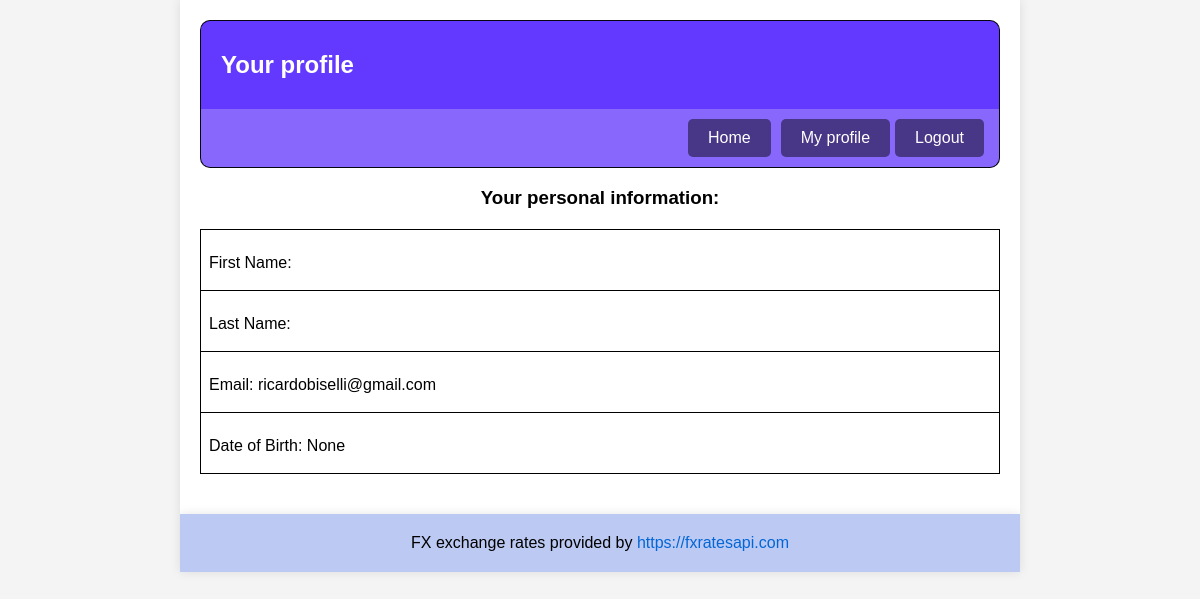
/accounts/my_profile/ (signed in), run on an earlier commit of the app's database.
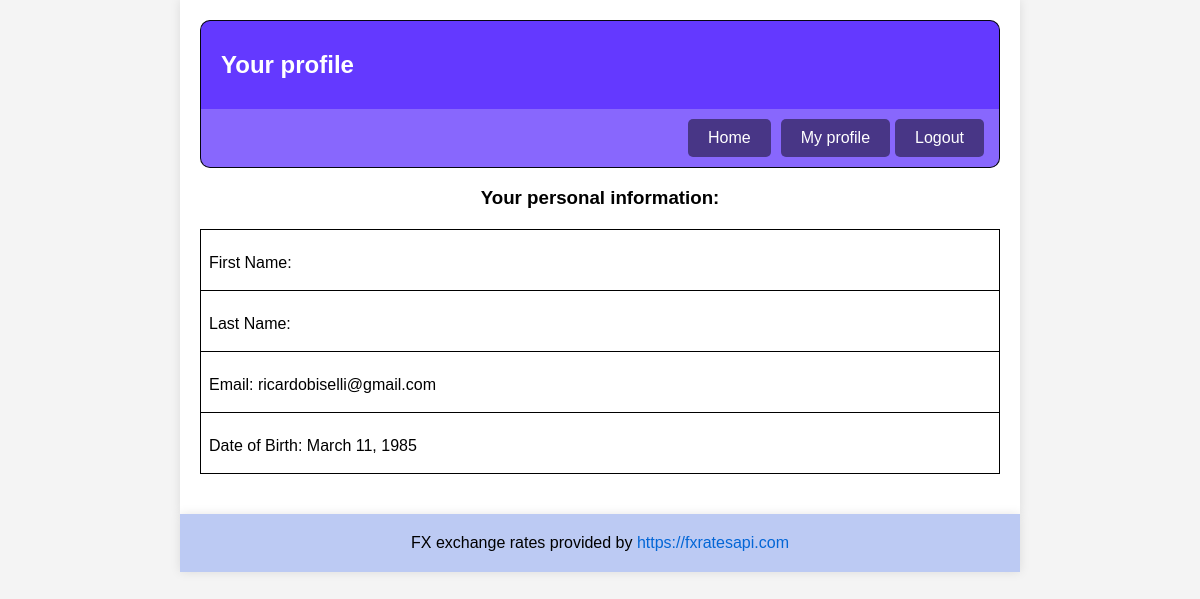
And on a later commit of the database.
### users/models.py (models this page shows)
class UserProfile(models.Model):
    user = models.OneToOneField(User, on_delete=models.CASCADE)
    first_name = models.CharField( max_length=50,default='')
    last_name = models.CharField(max_length=50,default='')
    birth_date = models.DateField(null=True, blank=True)

### accounts/views.py (the view)
# urls.py: path('my_profile/', views.my_profile, name="my_profile"),
def my_profile(request):
    user_profile = UserProfile.objects.filter(user=request.user).first()
    return render(request, 'my_profile.html', {'user_profile': user_profile})

### accounts/templates/my_profile.html
{% extends 'base.html' %}
{% block maintitle %}
  Your profile
{% endblock %}
{% block subtitle %}
  Your personal information:
{% endblock %}
{% block subcontainer %}
  <table class="transaction-table">
    <tr>
      <td>
        <p>First Name: {{ user_profile.user.first_name }}</p>
      </td>
    </tr>
    <tr>
      <td>
        <p>Last Name: {{ user_profile.user.last_name }}</p>
      </td>
    </tr>
    <tr>
      <td>
        <p>Email: {{ user_profile.user.email }}</p>
      </td>
    </tr>
    <tr>
      <td>
        <p>Date of Birth: {{ user_profile.birth_date }}</p>
      </td>
    </tr>
  </table>
{% endblock %}

What changed in the data, as far as the page shows it:
changed UserProfile "ricardobiselli@gmail.com": birth_date "None" → "March 11, 1985"
